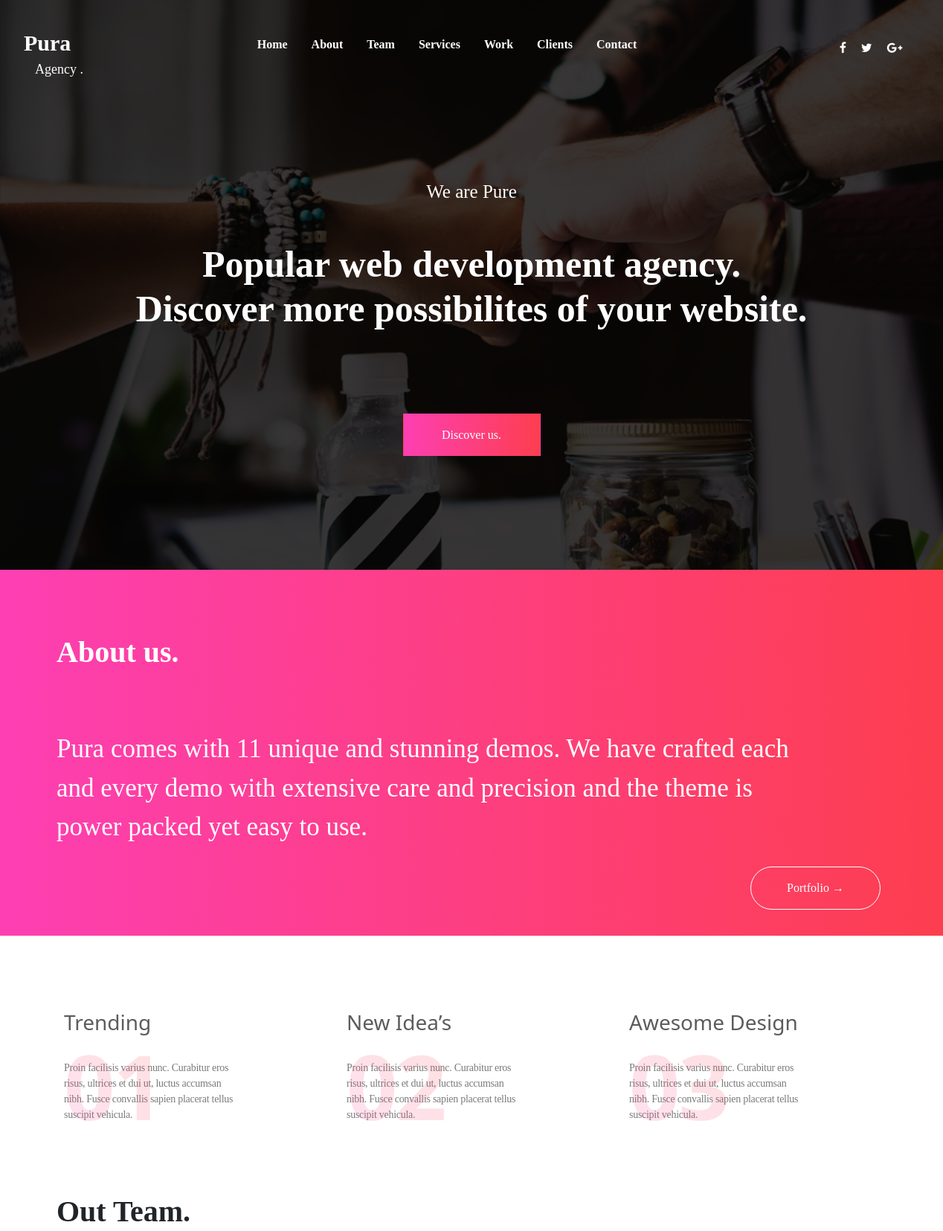
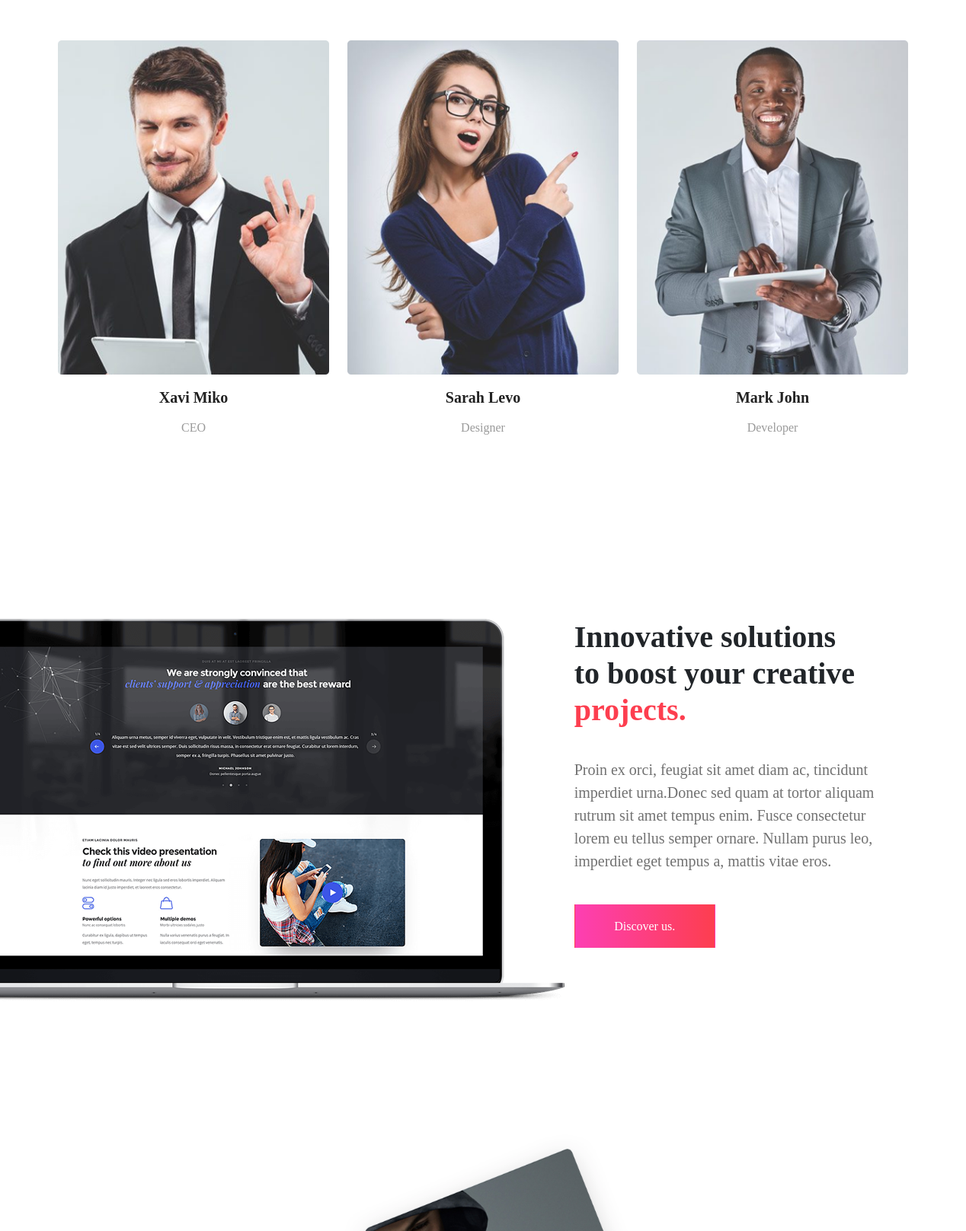
The page / (upper part) on the database its author committed (2 pictures, top to bottom).
### hello/models.py (models this page shows, shortened)
class link(models.Model):
    linkfb = models.CharField(max_length=300)
    linktwitter = models.CharField(max_length=300)
    phone = models.CharField(max_length=30)
    mail = models.CharField(max_length=200,null=True)

class hero(models.Model):
    title = models.CharField(max_length=200)
    content = models.TextField()

class about(models.Model):
    about_title = models.CharField(max_length=200)
    about_content = models.TextField()

class process(models.Model):
    process_title = models.CharField(max_length=200)
    process_content = models.TextField()

class team(models.Model):
    name = models.CharField(max_length=200)
    position = models.CharField(max_length=200)
    linkfb_team = models.CharField(max_length=300)
    linktwitter_team = models.CharField(max_length=300)
    phone_team = models.CharField(max_length=20)
    image_team = models.ImageField(null=True)

class solutions(models.Model):
    solutions_title = models.TextField()
    solutions_main_title = models.CharField(max_length=200)
    solutions_content = models.TextField()
    solutions_image = models.ImageField(null=True)

class possibilities(models.Model):
    possibilities_title = models.TextField()
    possibilities_main_title = models.CharField(max_length=200)
    possibilities_content = models.TextField()
    possibilities_img1 = models.ImageField(null=True)
    possibilities_img2 = models.ImageField(null=True)
    possibilities_img3 = models.ImageField(null=True)
    possibilities_img4 = models.ImageField(null=True)

### hello/views.py (the view)
# urls.py: path("",views.index,name="index")
def index(request):
    return render(request, 'pages/content.html',{
        "Link" : link.objects.order_by('-id')[:1],
        "Hero" : hero.objects.order_by('-id')[:1],
        "About" : about.objects.order_by('-id')[:1],
        "Process" : process.objects.order_by('-id')[:3],
        "Team" : team.objects.order_by('-id')[:3],
        "Solution" : solutions.objects.order_by('-id')[:1],
        "Possibilities" : possibilities.objects.order_by('-id')[:1],
        "Services" : services.objects.order_by('-id')[:1],
        "Footer" : footer.objects.order_by('-id')[:1]
    })

### hello/templates/pages/content.html (shortened to what this page needs)
{% extends "pages/index.html" %}
{% load static %}
{% block link %}
<ul class="social justify-content-center ">
{% for i in Link %}
<li><a class="link" href={{i.linkfb}}> <i class="fa fa-facebook "></i></a></li>
<li> <a class="link" href={{i.linktwitter}}><i class="fa fa-twitter "></i></a></li>
<li><a class="link" href="#"><i class="fa fa-google-plus "></i></a></li>
{% endfor %}
</ul>
{% endblock  %}
{% block hero %}
<div class="hero">
{% for i in Hero %}
            <h2>{{i.title}}</h2>
            <h1>{{i.content|linebreaks}}</h1>
            <div class="d-grid gap-2 col-1 mx-auto ">
                <button type="button " class="btn btn-primary ">Discover us.</button>
            </div>
        </div>
{% endfor %}
{% endblock hero %}
{% block about %}
{% for i in About %}
 <h1>{{i.about_title}}</h1>
    <p>{{i.about_content}}</p>
{% endfor %}
{% endblock about %}
{% block process %}
{% for i in Process %}
 <div class="col-lg-4 col-md-6 text-md-left ">
    <div class="process-number number-{{forloop.counter}} ">
        <div class="col-lg-8">
            <h3 class="process-title ">{{i.process_title}}</h3>
                <div class="process-content ">
                    <p>{{i.process_content}}</p>
                </div>
         </div>
    </div>
 </div>
{% endfor %}
{% endblock process %}
{% block team %}
{% for i in Team %}
<div class="col-lg-4 col-12 ">
    <div class="team-hero-content ">
        <img class="img " src="{{i.image_team.url}}" alt=" ">
            <div class="team-content-wraper ">
                <h1 class="name ">{{i.name}}</h1>
                <h2 class="position ">{{i.position}}</h2>
            </div>
    </div>
</div>
{% endfor %}
{% endblock team %}
{% block cta1 %}
{% for i in Solution %}
         <div class="col-lg-7 col-12 ">
                <img src="{{i.solutions_image.url}}" alt=" ">
            </div>
            <div class="col-lg-5 col-12 ">
                <div class="col-lg-9 ">
                    <h2>{{i.solutions_title}}</h2>
                    <h2 class="title ">{{i.solutions_main_title}}</h2>
                </div>
                <div class="col-lg-10 ">
                    <p>{{i.solutions_content}}
                    </p>
                    <button type="button " class="btn btn-primary ">Discover us.</button>
                </div>
            </div>
{% endfor %}
{% endblock cta1 %}
{% block cta2 %}
{% for i in Possibilities %}
                <div class="col-lg-5 offset-lg-1 ">
                    <div class="website-wraper-img ">
                        <img src="{{i.possibilities_img1.url}} " alt="men " class="layer layer-2 ">
                    </div>
       {% endfor %}
                </div>
{% endblock cta2 %}

### hello/templates/pages/index.html (shortened to what this page needs)
<!DOCTYPE html>
<html lang="en">
<head>
    {%load static %}
    <link href="https://cdn.jsdelivr.net/npm/bootstrap@5.0.2/dist/css/bootstrap.min.css" rel="stylesheet">
    <link rel="stylesheet" href="{% static 'style.css' %}">
    <link rel="stylesheet" href="https://cdnjs.cloudflare.com/ajax/libs/font-awesome/4.7.0/css/font-awesome.min.css	">
</head>
<body>
    <header id="header" class="header-je">
        <nav class="nav" id="hede">
            <div class="logo">
                <ul class="logo-ul">
                    <li class="logo-item "><a href="# " class="r-logo ">Pura </a><br><span href="# " class="l-logo">Agency .</span>
                    </li>
                </ul>
            </div>
            <div class="container container-header">
                <div class="row ">
                    <div class="col-xl-10 col-12 ">
                        <ul class="nav justify-content-center">
                            <li class="nav-item ">
                                <a href="#" class="nav-link ">Home</a>
                            </li>
                            <li class="nav-item ">
                                <a href="#about-s" class="nav-link ">About</a>
                            </li>
                            <li class="nav-item ">
                                <a href="#team-s" class="nav-link ">Team</a>
                            </li>
                            <li class="nav-item ">
                                <a href="#cta1-s" class="nav-link ">Services</a>
                            </li>
                            <li class="nav-item ">
                                <a href="#cta2-s" class="nav-link ">Work</a>
                            </li>
                            <li class="nav-item ">
                                <a href="#services-s" class="nav-link ">Clients</a>
                            </li>
                            <li class="nav-item ">
                                <a href="#footer-s" class="nav-link ">Contact</a>
                            </li>
                        </ul>
                    </div>
                    <div class="col-xl-2 col-12 ">
                    {%block link%}
                    {% endblock %}
                    </div>
                </div>
            </div>
        </nav>
        {% block hero %}{% endblock hero %}
    </header>
    <section id="about-s" class="about ">
        <div class="container ">
            <div class="row ">
                <div class="col-xl-11 col-12 ">
                {% block about %}{% endblock about %}
                </div>
            </div>
            <div class="d-grid gap-4 d-md-flex justify-content-md-end ">
                <a class="btn btn-primary btn-lg btn-block py-3 px-5 me-lg-2 rounded-pill border-white text-center " href="# " role="button ">Portfolio	&#8594;</a>
            </div>
        </div>
    </section>
    <section id="process-s " class="process ">
        <div class=" container process-container ">
            <div class="row no-gutters ">
            {% block process %}{% endblock process %}
            </div>
        </div>
    </section>
    <section id="team-s" class="team ">
        <div class="container ">
            <h1>Out Team.</h1>
            <div class="row ">
                {% block team %}{% endblock team %}
            </div>
        </div>
    </section>
    <div id="cta1-s" class="cta1 ">
        <div class="row">
           {% block cta1 %}{% endblock cta1 %}
        </div>
    </div>
    <section id="cta2-s" class="cta2">
        <div class="container ct2-container ">
            <div class="row ">
                {% block cta2 %}{% endblock cta2 %}
            </div>
        </div>
    </section>
</body>
</html>

### hello/static/style.css (style rules this page uses)
#hede { top: 0; position: relative; z-index: 10; }
.nav { width: 100%; flex-wrap: nowrap; }
.header-je { background-image: url('./img/Layer2.png'), linear-gradient(#1c1b1b, #1c1b1b); background-size: cover; width: 100%; background-blend-mode: overlay; }
.r-logo { font-weight: bolder; font-size: 30px; font-family: 'poppins'; color: white !important; text-decoration: none; }
.l-logo { color: white !important; font-family: 'poppins'; margin-left: 15px; font-size: 18px; text-decoration: none; }
.logo { list-style: none; margin-top: 35px; }
.logo-item { list-style: none; }
.social { margin-top: 42px; }
ul.nav { margin-top: 40px; }
ul.nav .nav-link { -webkit-text-fill-color: white; color: white; font-family: 'poppins'; font-weight: bold; font-size: 16px; }
.nav .row>* { padding-right: 0; padding-left: calc(var(--bs-gutter-x) * .5); }
.social { display: flex; list-style: none; padding: 0 }
.social li { padding: 10px; color: white; font-size: px; }
.social .link { color: white !important; }
.hero h2 { font-family: 'poppins'; margin-top: 120px; text-align: center; color: white; font-size: 25px; margin-bottom: 52px; }
.hero h1 { text-align: center; font-family: 'poppins'; color: white; font-size: 50px; font-weight: bold; }
.d-grid { justify-content: center }
.hero .btn { margin-top: 95px; margin-bottom: 153px; width: 185px; height: 57px; border-radius: 0; font-size: 16px; font-family: 'poppins'; background-image: linear-gradient(to right, #fd3fb3, #fd3e4f); font-weight: normal; }
.btn-primary { border-color: transparent; }
.about { background-image: linear-gradient(to right, #fd3fb3, #fd3e4f); height: 492px; }
.about p { font-size: 35px; font-family: 'poppins'; font-weight: initial; font-style: 'regular'; margin-top: 80px; color: white; }
.about h1 { font-size: 40px; font-family: 'poppins'; font-weight: bold; margin-top: 87px; color: white; }
.about .btn { justify-content: center; font-size: 16px; font-family: 'poppins'; margin-top: 10px; background-color: transparent; margin-bottom: 100px; }
.process-number { position: relative; padding-left: 10px; }
.process-number:before { content: ""; font-size: 120px; opacity: 0.15; letter-spacing: -2.4px; position: absolute; font-weight: 700; bottom: 55px; }
.process .number-1:before { content: "01"; }
.process .number-2:before { content: "02"; }
.process .number-3:before { content: "03"; }
.process-title { color: #5c5c5c; padding-top: 100px; }
.process-content { padding-top: 25px; padding-bottom: 80px; }
.process-content p { font-family: 'Playfair Display', serif; font-size: 14px; letter-spacing: -0.28px; color: #7b7b7b; }
.gradient, .active, .process-number:before, .project-title span, .website-title span, .services .services-title span, .services .feature-icon, .footer-subtitle, .footer-icon, .footer-social-icon, .footer-copiring p { background-clip: text; background: linear-gradient( 45deg, #fd3fb3 0%, #fd3f81 30%, #fd3e4f 79%, #fa0015 100%); -webkit-background-clip: text; -webkit-text-fill-color: transparent; }
.team h1 { font-family: 'poppins'; font-size: 40px; font-weight: bold; margin-bottom: 5%; }
.team { height: 800px; }
.team-hero-content { z-index: 0; position: relative; }
.team .img { width: 100%; }
.team .name { margin-top: 5%; color: #222222; font-family: 'poppins'; text-align: center; font-size: 20px; font-weight: bolder; }
.team .position { color: #9a9a9a; font-family: 'Playfair Display'; font-size: 16px; text-align: center; margin-bottom: 10%; }
.cta1 { margin-top: 5%; height: 807px; }
.cta1 .title { font-family: 'poppins'; font-weight: bold; color: #fd3e4f; font-size: 40px; margin-bottom: 10%; }
.cta1 h2 { font-size: 40px; font-family: 'poppins'; font-weight: bold; margin-bottom: 0; }
.cta1 p { font-family: 'poppins'; color: #717171; font-size: 20px; margin-bottom: 10%; }
.cta1 .btn { width: 185px; height: 57px; border-radius: 0; font-size: 16px; font-family: 'poppins'; background-image: linear-gradient(to right, #fd3fb3, #fd3e4f); font-weight: normal; }
.cta2 { background-color: #f4f4f4; padding: 150px 0 150px 0; }
.website-wraper-img { position: relative; }
.layer { position: absolute; max-width: 100%; height: auto; z-index: 9; }
.layer-2 { width: 100%; top: -280px; left: -290px; }

### rows shown on the page
hero: title "We are Pure", content "Popular web development agency. Discover more possibilites of your website."
about: about_title "About us.", about_content "Pura comes with 11 unique and stunning demos. We have crafted each and every demo with extensive care and precision and the theme is power packed yet easy to use."
process: process_title "Trending", process_content "Proin facilisis varius nunc. Curabitur eros risus, ultrices et dui ut, luctus accumsan nibh. Fusce convallis sapien placerat tellus suscipit vehicula."
process: process_title "New Idea’s", process_content "Proin facilisis varius nunc. Curabitur eros risus, ultrices et dui ut, luctus accumsan nibh. Fusce convallis sapien placerat tellus suscipit vehicula."
process: process_title "Awesome Design", process_content "Proin facilisis varius nunc. Curabitur eros risus, ultrices et dui ut, luctus accumsan nibh. Fusce convallis sapien placerat tellus suscipit vehicula."
team: image_team (picture), name "Xavi Miko", position "CEO"
team: image_team (picture), name "Sarah Levo", position "Designer"
team: image_team (picture), name "Mark John", position "Developer"
solutions: solutions_image (picture), solutions_title "Innovative solutions to boost your creative", solutions_main_title "projects.", solutions_content "Proin ex orci, feugiat sit amet diam ac, tincidunt imperdiet urna.Donec sed quam at tortor aliquam rutrum sit amet tempus enim. Fusce consectetur lorem eu tellus semper ornare. Nullam purus leo, imperdiet eget tempus a, mattis vitae eros."
possibilities: possibilities_img1 (picture)
